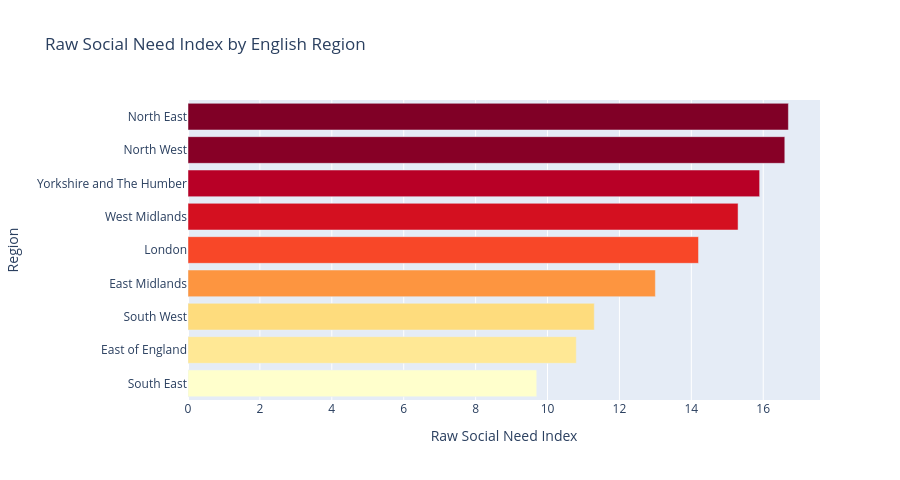

Source (notebook cell):
### Code cell
need_figure = px.bar(
    need_table.sort_values("raw_social_need_index"),
    x="raw_social_need_index",
    y="area_name",
    orientation="h",
    title="Raw Social Need Index by English Region",
    labels={
        "raw_social_need_index": "Raw Social Need Index",
        "area_name": "Region",
    },
    color="raw_social_need_index",
    color_continuous_scale="YlOrRd",
)
need_figure.update_layout(height=480, coloraxis_showscale=False)
need_figure.show()

### Figure 1 — Plotly figure (JSON) as saved in the notebook; plotly's stock layout.template omitted (floating-point values rounded to 4 significant figures)
{"data": [{"hovertemplate": "Raw Social Need Index=%{marker.color}<br>Region=%{y}<extra></extra>", "legendgroup": "", "marker": {"color": [9.7, 10.8, 11.3, 13.0, 14.2, 15.3, 15.9, 16.6, 16.7], "coloraxis": "coloraxis", "pattern": {"shape": ""}}, "name": "", "orientation": "h", "showlegend": false, "textposition": "auto", "type": "bar", "x": [9.7, 10.8, 11.3, 13.0, 14.2, 15.3, 15.9, 16.6, 16.7], "xaxis": "x", "y": ["South East", "East of England", "South West", "East Midlands", "London", "West Midlands", "Yorkshire and The Humber", "North West", "North East"], "yaxis": "y"}], "layout": {"barmode": "relative", "coloraxis": {"autocolorscale": false, "colorbar": {"title": {"text": "Raw Social Need Index"}}, "colorscale": [[0.0, "rgb(255,255,204)"], [0.125, "rgb(255,237,160)"], [0.25, "rgb(254,217,118)"], [0.375, "rgb(254,178,76)"], [0.5, "rgb(253,141,60)"], [0.625, "rgb(252,78,42)"], [0.75, "rgb(227,26,28)"], [0.875, "rgb(189,0,38)"], [1.0, "rgb(128,0,38)"]], "showscale": false}, "height": 480, "legend": {"tracegroupgap": 0}, "title": {"text": "Raw Social Need Index by English Region"}, "xaxis": {"anchor": "y", "domain": [0.0, 1.0], "title": {"text": "Raw Social Need Index"}}, "yaxis": {"anchor": "x", "domain": [0.0, 1.0], "title": {"text": "Region"}}}}
